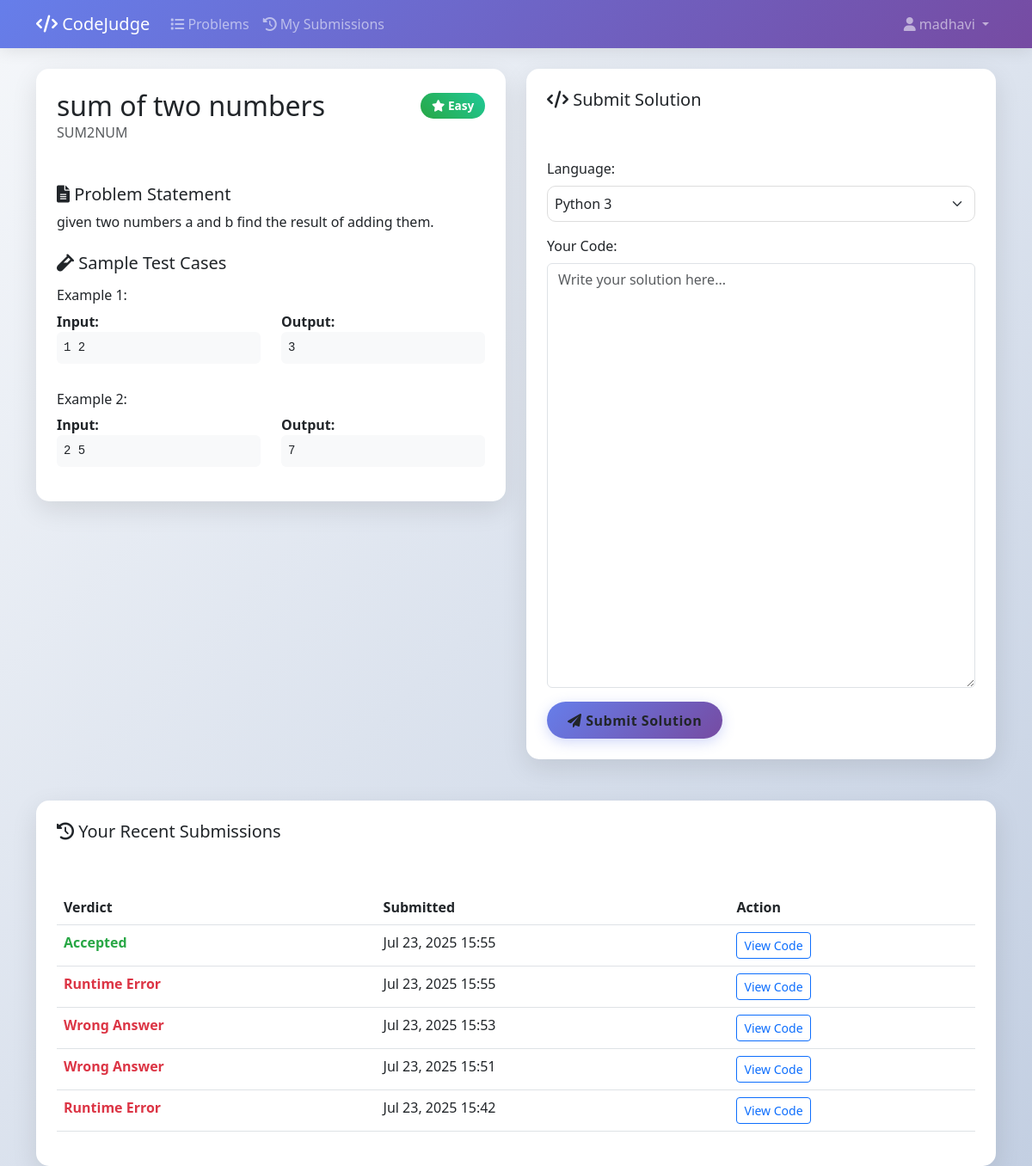
The app's page /problem/SUM2NUM/ (signed in), older data.
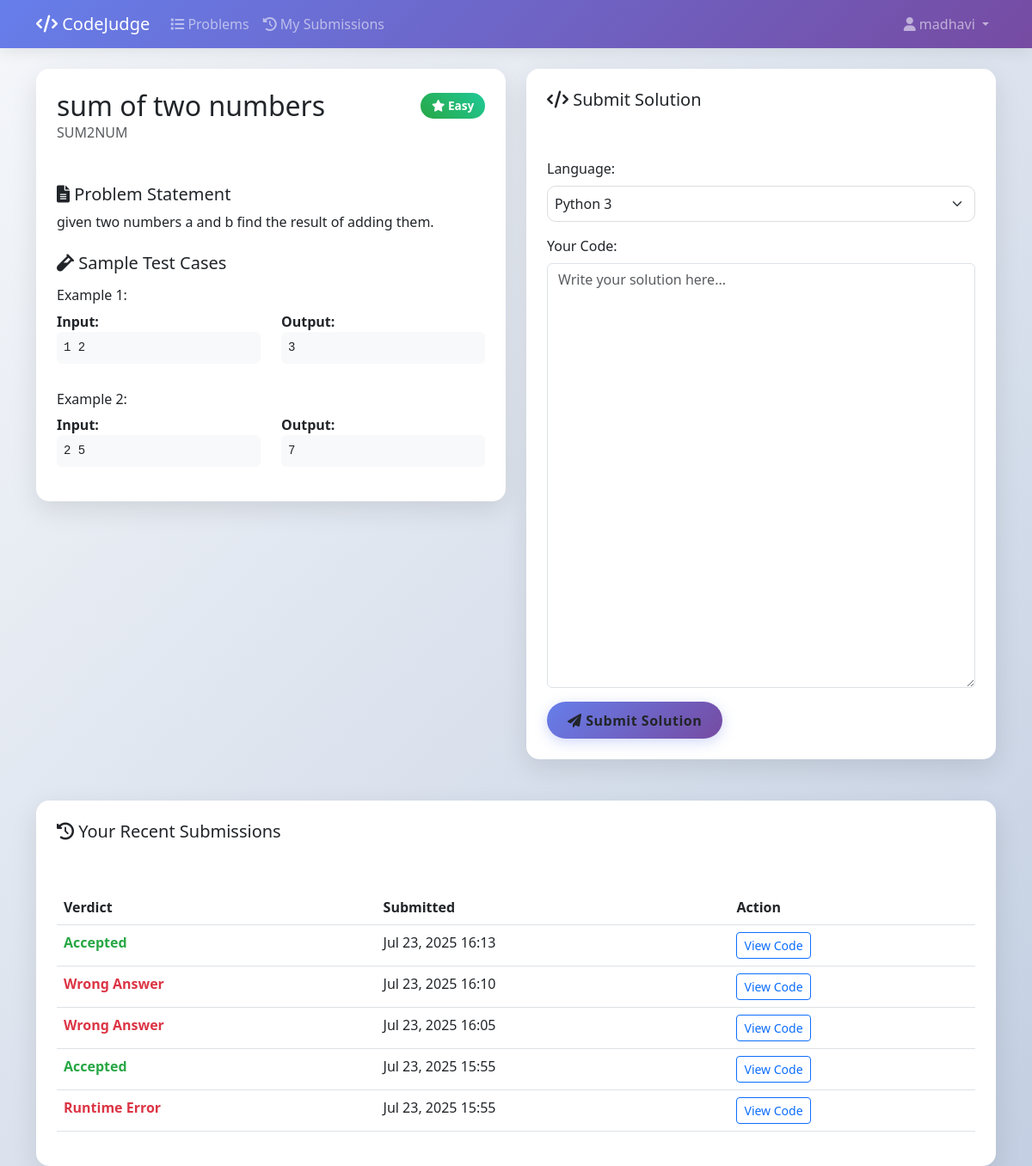
The same page, newer data.
### core/models.py (models this page shows, shortened)
class TestCase(models.Model):
    problem = models.ForeignKey(Problem, on_delete=models.CASCADE, related_name='testcases')
    input = models.TextField()
    output = models.TextField()
    is_hidden = models.BooleanField(default=False)  # Add this field
    order = models.IntegerField(default=0)  # For ordering test cases
    class Meta:
        ordering = ['order']

class Submission(models.Model):
    VERDICTS = (('AC','Accepted'),('WA','Wrong Answer'),('TLE','Time Limit Exceeded'),('RE','Runtime Error'),('CE','Compilation Error'))
    problem = models.ForeignKey(Problem, on_delete=models.CASCADE)
    user = models.ForeignKey(User, on_delete=models.CASCADE)
    code_text = models.TextField()
    verdict = models.CharField(max_length=3,choices=VERDICTS)
    submitted = models.DateTimeField(auto_now_add=True)
    class Meta:
        ordering = ['-submitted']
        indexes = [
            models.Index(fields=['user', 'problem']),
            models.Index(fields=['user', '-submitted']),
            models.Index(fields=['problem', '-submitted']),
        ]

### core/views.py (the view)
# urls.py: path('problem/<str:short_code>/', problem_detail, name='problem_detail'),
def problem_detail(request, short_code):
    problem = get_object_or_404(Problem, short_code=short_code)
    if request.method == 'POST' and request.user.is_authenticated:
        return handle_submission(request, problem)
    user_submissions = []
    if request.user.is_authenticated:
        user_submissions = Submission.objects.filter(
            problem=problem,
            user=request.user
        ).order_by('-submitted')[:5]
    context = {
        'problem': problem,
        'user_submissions': user_submissions,
    }
    return render(request, 'problem_detail.html', context)

### core/templates/problem_detail.html (shortened to what the changed rows need)
{% load static %}
<!DOCTYPE html>
<html lang="en">
<head>
    <link href="https://cdn.jsdelivr.net/npm/bootstrap@5.3.0/dist/css/bootstrap.min.css" rel="stylesheet">
    <link href="https://cdnjs.cloudflare.com/ajax/libs/font-awesome/6.0.0/css/all.min.css" rel="stylesheet">
    <link href="https://cdnjs.cloudflare.com/ajax/libs/codemirror/5.65.2/codemirror.min.css" rel="stylesheet">
    <link href="https://cdnjs.cloudflare.com/ajax/libs/codemirror/5.65.2/theme/monokai.min.css" rel="stylesheet">
</head>
<body>
    <div class="container mt-4">
        <div class="row">
            <div class="col-lg-6">
                <div class="card problem-card mb-4">
                    <div class="card-header bg-transparent border-0 p-4">
                        <div class="d-flex justify-content-between align-items-center">
                            <h2 class="mb-0">{{ problem.name }}</h2>
                        </div>
                    </div>
                    <div class="card-body p-4">
                        {% if problem.testcases.all %}
                        {% for testcase in problem.testcases.all|slice:":2" %}
                        <div class="testcase-example mt-3">
                            <h6>Example {{ forloop.counter }}:</h6>
                            <div class="row">
                                <div class="col-md-6">
                                    <strong>Input:</strong>
                                    <pre class="bg-light p-2 rounded">{{ testcase.input }}</pre>
                                </div>
                                <div class="col-md-6">
                                    <strong>Output:</strong>
                                    <pre class="bg-light p-2 rounded">{{ testcase.output }}</pre>
                                </div>
                            </div>
                        </div>
                        {% endfor %}
                        {% endif %}
                    </div>
                </div>
            </div>
        </div>
        {% if user.is_authenticated and user_submissions %}
        <div class="row mt-4">
            <div class="col-12">
                <div class="card problem-card">
                    <div class="card-body p-4">
                        <div class="table-responsive">
                            <table class="table table-hover">
                                <thead>
                                    <tr>
                                        <th>Verdict</th>
                                        <th>Submitted</th>
                                        <th>Action</th>
                                    </tr>
                                </thead>
                                <tbody>
                                    {% for submission in user_submissions %}
                                    <tr>
                                        <td>
                                            <span class="verdict-{{ submission.verdict }}">
                                                {{ submission.get_verdict_display }}
                                            </span>
                                        </td>
                                        <td>{{ submission.submitted|date:"M d, Y H:i" }}</td>
                                        <td>
                                            <button class="btn btn-sm btn-outline-primary"
                                                    onclick="showCode('{{ submission.code_text|escapejs }}')">
                                                View Code
                                            </button>
                                        </td>
                                    </tr>
                                    {% endfor %}
                                </tbody>
                            </table>
                        </div>
                    </div>
                </div>
            </div>
        </div>
        {% endif %}
    </div>
</body>
</html>

Row changes from the older to the newer data that the page shows:
no longer on this page (row unchanged): Submission: verdict "Wrong Answer", submitted "Jul 23, 2025 15:53"
no longer on this page (row unchanged): Submission: verdict "Wrong Answer", submitted "Jul 23, 2025 15:51"
no longer on this page (row unchanged): Submission: verdict "Runtime Error", submitted "Jul 23, 2025 15:42"
added Submission: verdict "Accepted", submitted "Jul 23, 2025 16:13"
added Submission: verdict "Wrong Answer", submitted "Jul 23, 2025 16:10"
added Submission: verdict "Wrong Answer", submitted "Jul 23, 2025 16:05"
